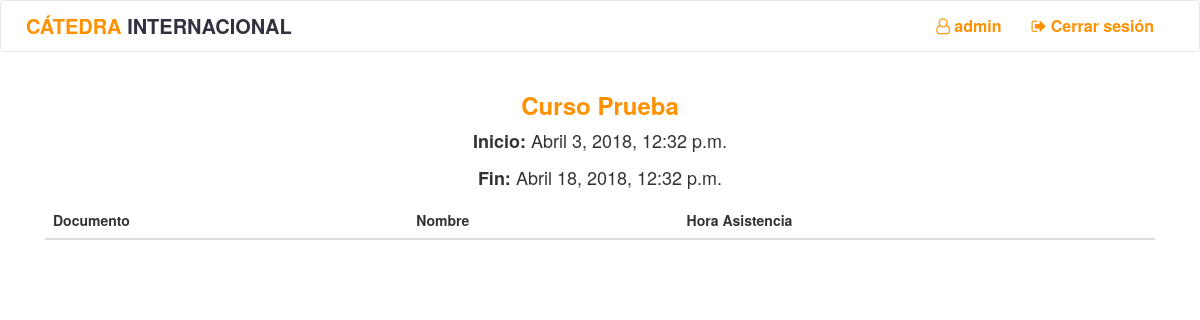
The app's page /clase/2/ (signed in) with its own data.
### qr/models.py (models this page shows, shortened)
class Curso(models.Model):
    identificador = models.IntegerField(default=0000, null=False)
    nombre = models.CharField(max_length=300)
    monitores = models.ManyToManyField(User)

class Clase(models.Model):
    inicio = models.DateTimeField(default=datetime.now)
    fin = models.DateTimeField(default=datetime.now)
    curso = models.ForeignKey(Curso, on_delete=models.CASCADE)

### qr/views.py (the view)
# urls.py: url(r"^clase/(?P<id_clase>[0-9]+)/$", views.clase, name="clase"),
def clase(request,id_clase):
    if not request.user.is_authenticated():
        return redirect('qr:login')
    clase = get_object_or_404(Clase, pk=id_clase)
    curso = get_object_or_404(Curso, pk=clase.curso.id)
    monitor = get_object_or_404(User, pk=request.user.id)
    asistencias = clase.asistencia_set.all()
    if not monitor in curso.monitores.all():
        return redirect('qr:home')
    currentDate = datetime.now() #+ timedelta(hours=5)
    formato_local = "%d de %B del %Y a las %I:%M"
    if request.user.is_authenticated():
        if request.method == "POST":
            qr_text = request.body.decode("utf-8").split("?")
            print("QR Text: " + str(qr_text))
            estudiante = get_object_or_404(Estudiante, identificacion=qr_text[0])
            response = {}
            print(currentDate.hour,"|",clase.fin.hour,"-",currentDate.minute,"|",clase.fin.minute)
            print(asistencias)
            if asistencias.filter(estudiante=estudiante).exists():
                response["status"] = -201
                response["message"] = "Asistencia rechazada. La persona ya tiene una asistencia creada"
                print("Asistencia rechazada: la persona tiene asistencia")
            elif not curso in estudiante.cursos.all() :
                response["status"] = -203
                response["message"] = "El estudiante no tiene el curso registrado"
                print("El estudiante no tiene el curso registrado")
            elif curso in estudiante.cursos.all() and curso.identificador == int(qr_text[1]) and monitor in curso.monitores.all():
                asistencia = Asistencia.objects.create(clase=clase, estudiante=estudiante, monitor=monitor, fecha=datetime.now(tz=timezone.utc))
                response["status"] = 200
                response["message"] = "Asistencia tomada con exito"
                response["asistencia"] = {"nombre": asistencia.estudiante.nombre, "documento": asistencia.estudiante.identificacion}
                response["fecha"] = currentDate.strftime(formato_local)
                print("Asistencia tomada")
            else:
                response["status"] = -200
                response["message"] = "No se puede tomar la asistencia al estudiante"
                print("Error al tomar asistencia")
            return HttpResponse(JsonResponse(response))
    context = {
        "clase": clase,
        "curso": curso,
        "active": clase.inicio <= datetime.now(tz=timezone.utc)+timedelta(minutes=30) and clase.fin > datetime.now(tz=timezone.utc),
        "asistencias":asistencias
    }
    return render(request, "qr/clase.html", context)

### templates/qr/clase.html (shortened to what this page needs)
{% extends 'qr/base.html' %}
{% load staticfiles %}
{% block head %}
    <link rel='stylesheet' href="{% static "qr/css/qr.css" %}" />
    <link rel='stylesheet' href="{% static "qr/css/clase.css" %}" />
{% endblock %}
{% block body %}
    <div class="container" ng-app="Scanner" ng-controller="scan-controller">
        <div class="row center">
            <h3><b><a class="yellow" href="{% url 'qr:curso' curso.id %}">{{ curso.nombre }}</a></b></h3>
            <p class="center hora"><b>Inicio:</b> {{ clase.inicio }}</p>
            <p class="center hora"><b>Fin:</b> {{ clase.fin }}</p>
        </div>
        <div clas="row">
            {% if active %}
            <div class="col-sm-4">
                <p>Por favor haga click en el boton para leer un codigo QR. Si la persona no cuenta con codigo QR, puede ingresar el documento en el campo y hacer clic en insertar</p>
                <br>
                <div class="center">
                    <button class="btn btn-success" ng-click="start()">
                        Leer codigo QR
                    </button>
                </div>
                <br>
                <p ng-hide="cameraRequested">El navegador debera pedir permiso para acceder a la camara</p>
                <br>
                <div>
                  <bc-qr-reader class="qr_camera" active="cameraRequested" on-result="processURLfromQR" on-error="onError" camera-status="cameraIsOn"  width="100px" height="100px"></bc-qr-reader>
                </div>
                <p ng-show="url">QR Detectado: {% verbatim %}<b>{{ url }}</b>{% endverbatim %}</p>
                <div ng-show="bien" class="alert alert-success">
                  <strong>Exito: </strong> {% verbatim %}{{ mensaje }}{% endverbatim %}
                </div>
                <div ng-show="mal" class="alert alert-danger">
                  <strong>Error: </strong> {% verbatim %}{{ mensaje }}{% endverbatim %}
                </div>
                <p ng-bind="cameras"></p>
                <br>
                <div class="row">
                    <div class="col-xs-8">
                        <input ng-model="identificacion" class="form-control" type="text" name="fname" placeholder="Documento">
                    </div>
                    <input  class="btn col-xs-4 " type="submit" value="Insertar" ng-click="asistenciaManual({{ curso.identificador }})">
                </div>
            </div>
            <div class="col-sm-8">
            {% else %}
            <div class="col-sm-12">
            {% endif %}
                <table class="table">
                  <thead class="thead-light">
                    <tr>
                      <th scope="col">Documento</th>
                      <th scope="col">Nombre</th>
                      <th scope="col">Hora Asistencia</th>
                    </tr>
                  </thead>
                </table>
            </div>
        </div>
    </div>
{% endblock %}

### templates/qr/base.html (shortened to what this page needs)
<!DOCTYPE html>
<html>
    {% load staticfiles %}
    <head>
        <link rel="stylesheet" href="https://maxcdn.bootstrapcdn.com/bootstrap/3.3.7/css/bootstrap.min.css">
        <link rel="stylesheet" href="https://maxcdn.bootstrapcdn.com/font-awesome/4.7.0/css/font-awesome.min.css">
        <link rel="stylesheet" href="{% static "qr/css/qr.css" %}">
        {% block head %}{% endblock %}
    </head>
    <body>
        {% if user.is_authenticated %}
        <header class="page-row">
            <nav class="navbar navbar-default">
              <div class="container-fluid">
                <div class="navbar-header">
                    <a class="li_nav" href="{% url 'qr:home' %}">
                        <span class="nav-title">CÁTEDRA <span class="text-gray">INTERNACIONAL</span></span>
                    </a>
                </div>
                <div class="collapse navbar-collapse" id="bs-example-navbar-collapse-1">
                  <ul class="nav navbar-nav right-nav">
                    <li id="li-username">
                        <a class="li_nav" href="{% url 'qr:me' %}">
                            <i class="fa fa-user-o" aria-hidden="true"></i> {{ user.username }}
                        </a>
                    </li>
                    {% if user.is_authenticated %}
                        <li>
                            <a class="li_nav" href="{% url 'qr:logout' %}"><i class="fa fa-sign-out" aria-hidden="true"></i> Cerrar sesión</a>
                        </li>
                    {% else %}
                        <li>
                            <a class="li_nav" href="{% url 'qr:login' %}"><i class="fa fa-sign-in" aria-hidden="true"></i> Iniciar sesión</a>
                        </li>
                    {% endif %}
                  </ul>
                </div>
              </div>
            </nav>
        </header>
        {% endif %}
        <main class="page-row page-row-expanded">
            {% block body %}{% endblock %}
        </main>
    </body>
</html>

### qr/static/qr/css/qr.css (style rules this page uses)
body { background-color: #ffffff; }
h4,h1,h2,h3,h5, .yellow { color: #FF9000; }
.center { text-align: center; }
#li-username { line-height: 50px; color: #777777; }
.navbar { background-color: #ffffff; color: #FF9000; }
.li_nav { color: #FF9000 !important; font-size: 16px; }
.nav-title { line-height: 50px; color: #FF9000; font-weight: bold; margin-left: 10px; font-size: 20px ; }
a { color: #30333F; font-weight: bold; }
.text-gray { color: #30333F; }
@media (min-width: 768px) { .right-nav { float: right; } }

### qr/static/qr/css/clase.css (style rules this page uses)
.hora { font-size: 18px; }

### records on screen
Curso: nombre "Curso Prueba"
Clase: inicio "Abril 3, 2018, 12:32 p.m.", fin "Abril 18, 2018, 12:32 p.m."

### other values on screen
{{ user.username }} "admin"
